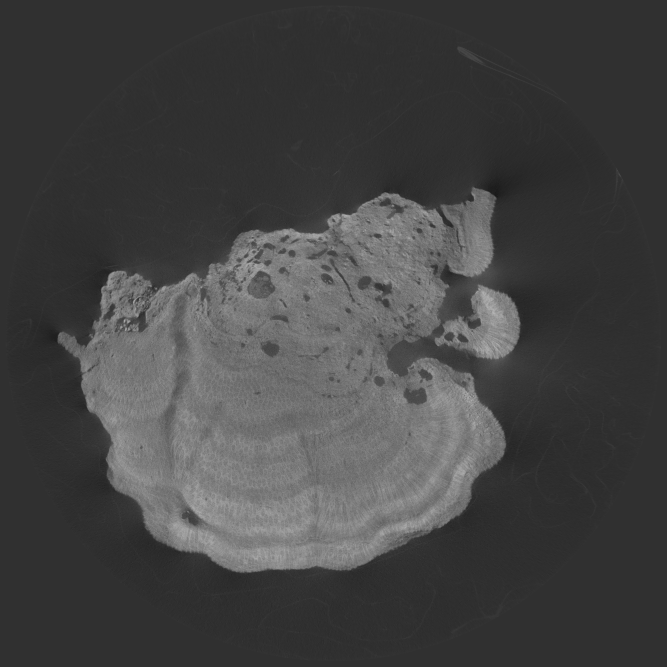
#> input picture image_denoised.jpg, 1999 x 2000 px, found by its file name (shown at 1/3 size)
$ python random_walker.py
#> lines starting #> are read from the running program, lines starting #| are printed output that depends on the picture
import matplotlib.pyplot as plt
import numpy as np
import cv2
from skimage import exposure
from skimage.segmentation import random_walker
from scipy import ndimage as nd
import itertools

#load denosied image
image = cv2.imread('image_denoised.jpg')
#> image is the input picture: shape (2000, 1999, 3); min 19, max 191, mean 67.5
image = cv2.cvtColor(image, cv2.COLOR_BGR2GRAY)
#> image: shape (2000, 1999)
cv2.namedWindow('image', cv2.WINDOW_NORMAL)
cv2.resizeWindow('image', 600,600)
cv2.imshow('image', image)

# [37 lines of commented-out code are left out]
def randwalk_seg(x):
    #extend the image histogram by equalising
#> called with x = 4
    eq_img = exposure.equalize_adapthist(image)
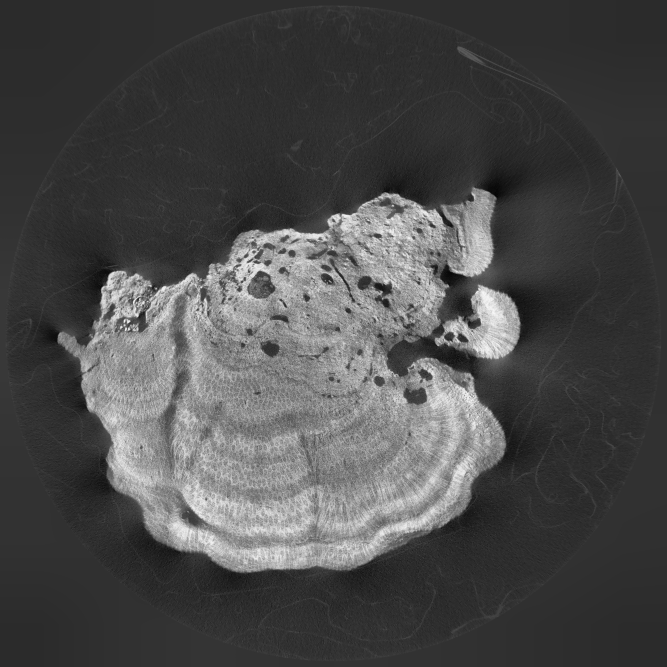
#> eq_img: shape (2000, 1999) float64 (shown at 1/3 size); min 0, max 1, mean 0.296
    #initialise segmentations size
    segdic = {}

    all_segments = np.zeros((image.shape[0],image.shape[1] ,3))
    markers = np.zeros(image.shape, dtype=np.uint)
    #initialise colors with combination of R,G,B
    colors = list(itertools.product([0, 1], repeat=3))
    for i in range(x):
        markers[(eq_img >= 1/x*i) & (eq_img < 1/x*i + 1/x)] = i + 1
    labels = random_walker(eq_img, markers, beta=10, mode='bf')
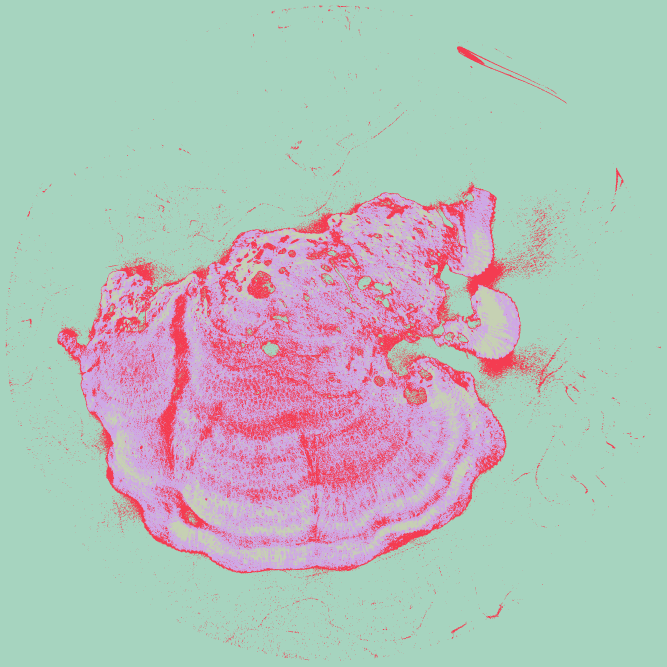
#> labels: shape (2000, 1999) uint64 (shown at 1/3 size); 4 distinct labels, from 1 to 4; one colour per label, 0 black
    for i in range(x):
        segdic['seg{}'.format(i)] = (labels == i+1)
        all_segments[segdic['seg{}'.format(i)]] = colors[i+1]
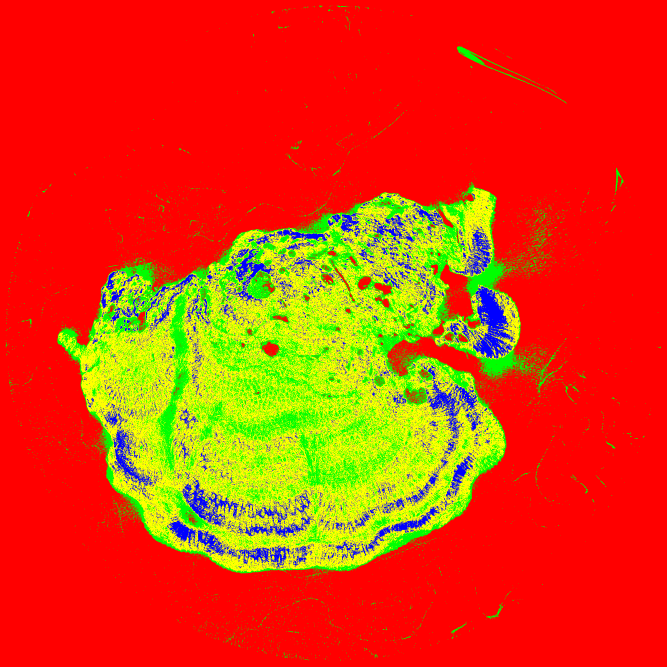
#> all_segments: shape (2000, 1999, 3) float64 (shown at 1/3 size); mean of channels 0, 1, 2 0.0391, 0.243, 0.881; drawn as B, G, R
#> after the loop, segdic = 4 items
    plt.figure()
    plt.imshow(all_segments)
    plt.axis('off')
    plt.savefig("random_walker.png",bbox_inches='tight',pad_inches=0.0)
    plt.show()


randwalk_seg(4)
